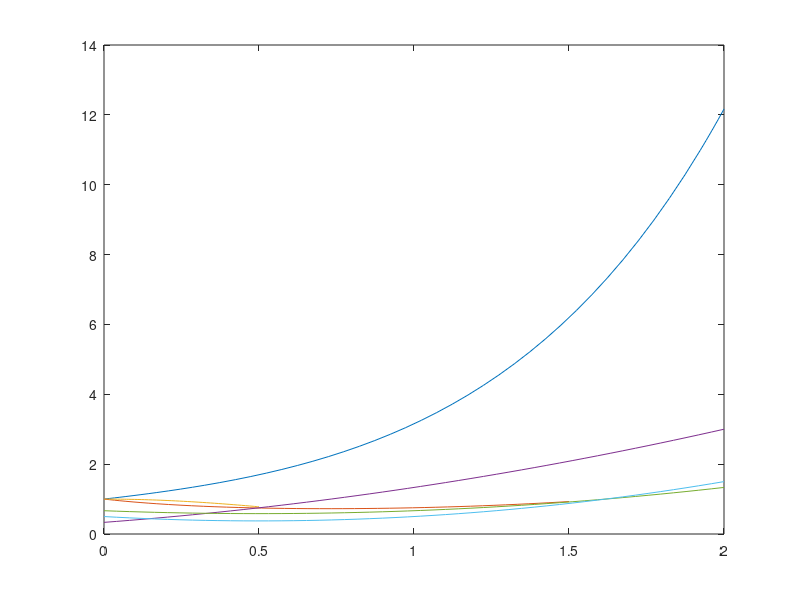

Here is the MATLAB script that generated this plot:
clear
clc


f1 = @(x,y)((x.^2)+y);
a = 0;
b = 2;
y0 = 1;
[T, Y] = ode45(f1, [a, b], y0)
plot(T,Y);
hold on

f2 = @(x,y)(y.*(x-y));
a = 0;
b = 1.5;
y0 = 1
[T, Y] = ode45(f2, [a, b], y0)
plot(T,Y);

f3 = @(x,y)(-2*x.*y);
a = 0;
b = 0.5;
y0 = 1;
[T, Y] = ode45(f3, [a, b], y0)
plot(T,Y);

x = linspace(0, 2, 50);

ya = (x.^2 + 2*x + 1)/3
plot(x, ya);

yb = (x.^2 - x + 2)/3
plot(x, yb);

yc = (x.^2 - x + 1)/2
plot(x, yc);

# A aproximacao nao foi muito proxima dos graficos da equacao da reta
